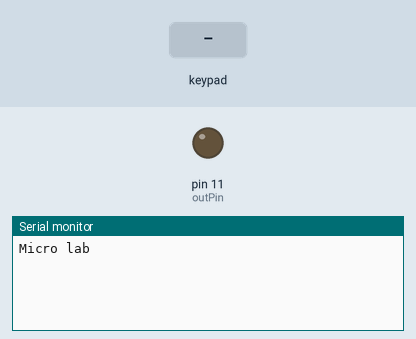
Bench run of a sketch on a simulated Arduino Uno, built with avr-gcc and run on an emulated ATmega328P. On the bench: output pins drawn as LEDs (lit = HIGH), the last lines printed to the serial monitor. The inputs (shaded band) are chosen by the test bench.

Above: at 1.2 s.
1.3 s: key 'A' pressed
At 2.3 s:
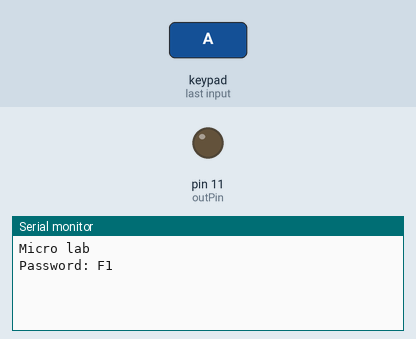
2.8 s: keypad keys 1 3 7 9 # pressed 0.4 s apart
At 5.5 s:
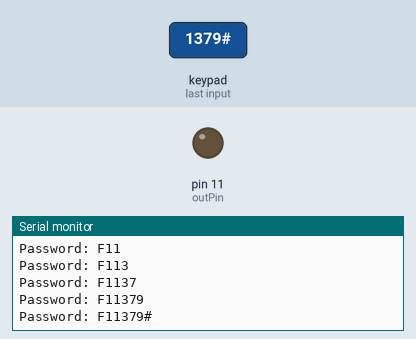
6.3 s: key 'B' pressed
At 7.0 s:
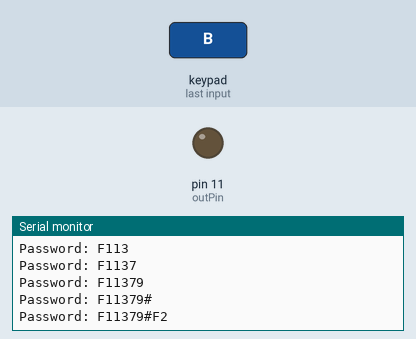
7.8 s: keypad keys 1 3 7 9 * pressed 0.4 s apart
At 10.5 s:
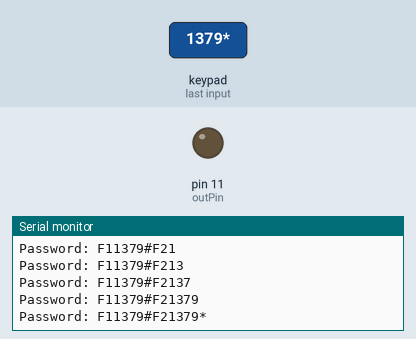
11.3 s: key '#' pressed
At 12.0 s:
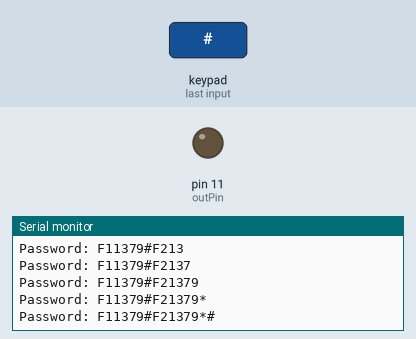
12.8 s: keypad keys 1 3 7 9 A pressed 0.4 s apart
At 15.5 s:
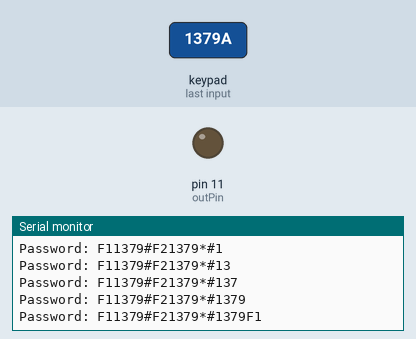

Measured:
- after the input at 1.3 s, the serial monitor: prints a new line at once (image 1)
- after the input at 2.8 s, the serial monitor: prints a new line at once (image 2)
- after the input at 6.3 s, the serial monitor: prints a new line at once (image 3)
- after the input at 7.8 s, the serial monitor: prints a new line at once (image 4)
- after the input at 11.3 s, the serial monitor: prints a new line at once (image 5)
- after the input at 12.8 s, the serial monitor: prints a new line at once (image 6)

The sketch:

Buzzer.ino
```cpp
#include <Keypad.h>

const byte ROWS = 5; //5 rows
const byte COLS = 4; //4 columns
const byte outPin = 11;

char* specialKeys[] ={
            "F1",  "F2", "#", "*",
            "1",  "2", "3", "UP",
            "4",  "5", "6", "DOWN",
            "7",  "8", "9", "ESC",
            "LEFT",  "0", "RIGHT", "ENTER"
                    };


char specialKeysID[] = {
        'A',  'B', '#', '*',
        '1',  '2', '3', 'C',
        '4',  '5', '6', 'D',
        '7',  '8', '9', 'E',
        'F',  '0', 'G', 'H'
      };

char keys[ROWS][COLS] = {
{specialKeysID[0],  specialKeysID[1], specialKeysID[2], specialKeysID[3]},
{specialKeysID[4],  specialKeysID[5], specialKeysID[6], specialKeysID[7]},
{specialKeysID[8],  specialKeysID[9], specialKeysID[10], specialKeysID[11]},
{specialKeysID[12],  specialKeysID[13], specialKeysID[14], specialKeysID[15]},
{specialKeysID[16],  specialKeysID[17], specialKeysID[18], specialKeysID[19]}
};


byte rowPins[ROWS] = {2,3,4,5,6}; //connect to the row pinouts of the kpd
byte colPins[COLS] = {10,9,8,7}; //connect to the column pinouts of the kpd

Keypad keypad = Keypad( makeKeymap(keys), rowPins, colPins, ROWS, COLS );

String msg;
String password="1379";


void setup() {
  // Robojax 5x4 keypad test
  Serial.begin(9600);
  Serial.println("Micro lab");
  pinMode(outPin, OUTPUT);

}


void loop() {
  char key = keypad.getKey();
    // just print the pressed key

   if (key){
     if(getKey(key) =="ENTER")
  {
     if(msg == password)
     {
       Serial.println("Password is correct");
        digitalWrite(outPin, 1);

     }
     else
     {
       Serial.println("Password is incorrect");
        digitalWrite(outPin, 0);

     }
        msg="";
  }
  else{
    Serial.print("Password: ");
    msg+=getKey(key);
    Serial.println(msg);
  }
  }


}  // End loop


/*
 * getKey()
 * @brief gets the actual key value from single character
 * @param k is character
 * @return returns acualt key value
 * Written by Ahmad Shamshiri for robojax.com

 */
char* getKey(char *k)
{
  for(int i=0; i<20; i++)
  {
    if(specialKeysID[i] ==k) return specialKeys[i];
  }

}//getKey
```
